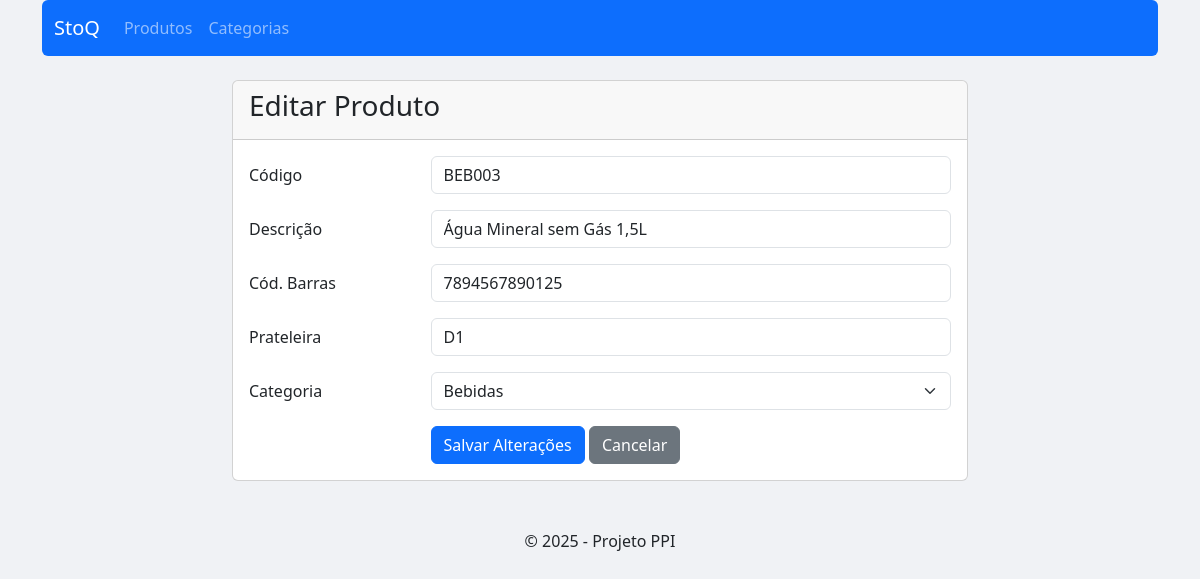
Screenshot of /editar.php?id_produto=18 with the database file from the repository.
### tables this page shows
CREATE TABLE `produto` (
  `id_produto` int(11) NOT NULL,
  `codigo` varchar(100) NOT NULL,
  `descricao` varchar(100) NOT NULL,
  `cod_barras` varchar(100) NOT NULL,
  `prateleira` varchar(100) NOT NULL,
  `id_categoria` int(11) NOT NULL
);

### editar.php (the view, shortened to what this page needs)
<?php
include 'header.php';
include 'conexao.php';
$id_produto = $_GET['id_produto'];
$sql_produto = "SELECT * FROM produto WHERE id_produto = :id_produto";
$stm_produto = $pdo->prepare($sql_produto);
$stm_produto->bindParam(':id_produto', $id_produto);
$stm_produto->execute();
$produto = $stm_produto->fetch(PDO::FETCH_OBJ);
$sql_categorias = "SELECT * FROM categoria ORDER BY descricao ASC";
$stm_categorias = $pdo->prepare($sql_categorias);
$stm_categorias->execute();
$categorias = $stm_categorias->fetchAll(PDO::FETCH_OBJ);
?>
<div class="row justify-content-center">
    <div class="col-md-8">
        <div class="card">
            <div class="card-header">
                <h3>Editar Produto</h3>
            </div>
            <div class="card-body">
                <form method="post" action="update.php">
                    <div class="form-group row mb-3">
                        <label for="codigo" class="col-sm-3 col-form-label">Código</label>
                        <div class="col-sm-9">
                            <input id="codigo" name="codigo" type="text" class="form-control" value="<?= htmlspecialchars($produto->codigo) ?>">
                        </div>
                    </div>
                    <div class="form-group row mb-3">
                        <label for="descricao" class="col-sm-3 col-form-label">Descrição</label>
                        <div class="col-sm-9">
                            <input id="descricao" name="descricao" type="text" class="form-control" required value="<?= htmlspecialchars($produto->descricao) ?>">
                        </div>
                    </div>
                    <div class="form-group row mb-3">
                        <label for="cod_barras" class="col-sm-3 col-form-label">Cód. Barras</label>
                        <div class="col-sm-9">
                            <input id="cod_barras" name="cod_barras" type="text" class="form-control" value="<?= htmlspecialchars($produto->cod_barras) ?>">
                        </div>
                    </div>
                    <div class="form-group row mb-3">
                        <label for="prateleira" class="col-sm-3 col-form-label">Prateleira</label>
                        <div class="col-sm-9">
                            <input id="prateleira" name="prateleira" type="text" class="form-control" value="<?= htmlspecialchars($produto->prateleira) ?>">
                        </div>
                    </div>
                    <div class="form-group row mb-3">
                        <label for="id_categoria" class="col-sm-3 col-form-label">Categoria</label>
                        <div class="col-sm-9">
                            <select id="id_categoria" name="id_categoria" class="form-select" required>
                                <?php
                                foreach ($categorias as $categoria) {
                                    $selected = ($produto->id_categoria == $categoria->id_categoria) ? 'selected' : '';
                                    echo '<option value="' . $categoria->id_categoria . '" ' . $selected . '>' . htmlspecialchars($categoria->descricao) . '</option>';
                                }
                                ?>
                            </select>
                        </div>
                    </div>
                    <div class="form-group row">
                        <div class="col-sm-9 offset-sm-3">
                            <button name="submit" type="submit" class="btn btn-primary">Salvar Alterações</button>
                            <a href="listar.php" class="btn btn-secondary">Cancelar</a>
                        </div>
                    </div>
                </form>
            </div>
        </div>
    </div>
</div>
<?php include 'footer.php'; ?>

### header.php (style rules this page uses)
body { background-color: #f0f2f5; }

### rows the page displays
produto: codigo "BEB003", descricao "Água Mineral sem Gás 1,5L", cod_barras "7894567890125", prateleira "D1"

### other values shown
form field id_categoria "Bebidas"
